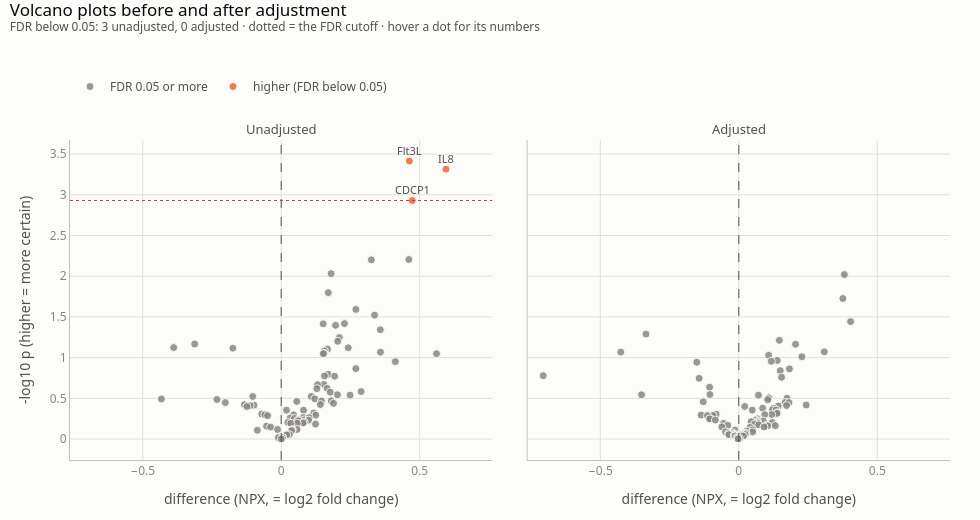

Here is the notebook cell this chart was saved with:
### Code cell
plot_volcano_pair(unadjusted, adjusted)

### Figure 1 — Plotly figure (JSON) as saved in the notebook; plotly's stock layout.template omitted (floating-point values rounded to 4 significant figures; data arrays with more than 128 entries replaced by an {"elided": "..."} marker saying what was removed)
{"data": [{"customdata": {"elided": "89x5 mixed values"}, "hovertemplate": "<b>%{customdata[0]}</b><br>difference %{x:+.2f} (%{customdata[1]:+.2f} to %{customdata[2]:+.2f})<br>p %{customdata[3]:.2g}<br>FDR %{customdata[4]:.2g}<extra></extra>", "legendgroup": "FDR 0.05 or more", "marker": {"color": "#898781", "line": {"color": "#fcfcfb", "width": 1}, "opacity": 0.85, "size": 8}, "mode": "markers", "name": "FDR 0.05 or more", "showlegend": true, "type": "scatter", "x": [0.4608, 0.3256, 0.18, 0.1701, 0.2696, 0.3371, 0.2285, 0.1516, 0.1963, 0.3578, 0.21, 0.204, -0.3123, -0.3882, 0.2421, -0.1746, 0.1671, 0.1561, 0.3584, 0.1548, 0.5607, 0.152, 0.4121, 0.2695, 0.1696, 0.1561, 0.1929, 0.154, 0.1312, 0.1661, 0.1288, 0.2885, 0.1771, 0.2029, 0.2487, 0.1085, -0.1028, 0.1214, -0.4325, -0.2319, 0.1806, 0.1452, 0.05618, -0.2017, 0.1887, 0.1415, -0.1329, -0.0983, -0.1122, -0.1238, 0.01904, 0.08058, 0.1178, -0.07038, -0.05876, 0.04461, 0.1247, -0.04903, 0.08042, 0.1008, 0.03223, 0.04788, 0.08319, 0.09915, 0.05942, 0.06228, 0.08297, 0.02386, 0.07919, 0.05811, 0.03444, 0.1238, -0.05301, -0.03839, -0.01319, 0.05727, 0.04007, 0.03788, -0.08601, 0.03756, 0.02951, 0.01605, 0.02029, -0.006588, -0.01011, 0.005432, 0.004197, 0.004426, 0.0001669], "xaxis": "x", "y": [2.205, 2.201, 2.032, 1.798, 1.592, 1.522, 1.418, 1.415, 1.397, 1.342, 1.246, 1.2, 1.167, 1.124, 1.121, 1.116, 1.105, 1.081, 1.067, 1.052, 1.049, 1.048, 0.9509, 0.865, 0.797, 0.775, 0.7716, 0.6708, 0.6684, 0.6219, 0.6189, 0.5827, 0.5754, 0.5436, 0.5393, 0.5233, 0.523, 0.4935, 0.4922, 0.4859, 0.4691, 0.4677, 0.4621, 0.4476, 0.4383, 0.4233, 0.4223, 0.4159, 0.4098, 0.3993, 0.3545, 0.3535, 0.3208, 0.3079, 0.2976, 0.2969, 0.2929, 0.2879, 0.2654, 0.2634, 0.2574, 0.2525, 0.2354, 0.2319, 0.2291, 0.2246, 0.2091, 0.2033, 0.1961, 0.1935, 0.1933, 0.1837, 0.1583, 0.147, 0.1177, 0.1175, 0.1138, 0.1096, 0.108, 0.1023, 0.05466, 0.0524, 0.05105, 0.01806, 0.01669, 0.01631, 0.01492, 0.0147, 0.0005191], "yaxis": "y"}, {"customdata": [["Flt3L", 0.2125, 0.7127, 0.0003844, 0.02227], ["IL8", 0.2693, 0.9206, 0.0004841, 0.02227], ["CDCP1", 0.1938, 0.7529, 0.001175, 0.03604]], "hovertemplate": "<b>%{customdata[0]}</b><br>difference %{x:+.2f} (%{customdata[1]:+.2f} to %{customdata[2]:+.2f})<br>p %{customdata[3]:.2g}<br>FDR %{customdata[4]:.2g}<extra></extra>", "legendgroup": "higher (FDR below 0.05)", "marker": {"color": "#eb6834", "line": {"color": "#fcfcfb", "width": 1}, "opacity": 0.85, "size": 8}, "mode": "markers", "name": "higher (FDR below 0.05)", "showlegend": true, "type": "scatter", "x": [0.4626, 0.595, 0.4733], "xaxis": "x", "y": [3.415, 3.315, 2.93], "yaxis": "y"}, {"customdata": {"elided": "92x5 mixed values"}, "hovertemplate": "<b>%{customdata[0]}</b><br>difference %{x:+.2f} (%{customdata[1]:+.2f} to %{customdata[2]:+.2f})<br>p %{customdata[3]:.2g}<br>FDR %{customdata[4]:.2g}<extra></extra>", "legendgroup": "FDR 0.05 or more", "marker": {"color": "#898781", "line": {"color": "#fcfcfb", "width": 1}, "opacity": 0.85, "size": 8}, "mode": "markers", "name": "FDR 0.05 or more", "showlegend": false, "type": "scatter", "x": [0.3813, 0.3758, 0.4037, -0.3351, 0.1465, 0.2048, 0.3088, -0.4262, 0.1079, 0.2277, 0.1389, 0.1174, -0.1515, 0.1828, 0.1497, -0.7061, 0.1544, -0.1432, -0.1055, -0.1043, -0.3511, 0.07091, 0.1083, 0.1741, 0.1045, -0.1284, 0.1673, 0.181, 0.2432, 0.1724, 0.1423, 0.02117, 0.08601, 0.1253, 0.1216, 0.1342, 0.04856, 0.1396, 0.1376, -0.08176, 0.119, 0.09383, -0.1361, -0.09354, -0.1134, 0.06787, -0.1029, -0.1054, -0.08461, 0.06072, 0.07559, 0.08843, 0.0679, 0.0448, 0.1214, 0.06807, 0.067, -0.05533, 0.05764, 0.07187, -0.03956, 0.09932, 0.1318, 0.1044, -0.06128, 0.0911, 0.04038, 0.05081, -0.01382, 0.02927, -0.04795, 0.05006, -0.02439, 0.02428, 0.02589, -0.03719, -0.01843, 0.02255, 0.007808, -0.03574, -0.01098, -0.01603, -0.01372, 0.01136, 0.009347, -0.01368, 0.01694, -0.006935, -0.003631, 0.002875, -0.002496, -0.002371], "xaxis": "x2", "y": [2.02, 1.726, 1.443, 1.289, 1.212, 1.164, 1.071, 1.068, 1.028, 1.012, 0.966, 0.9548, 0.943, 0.8619, 0.8402, 0.7781, 0.7586, 0.7459, 0.6366, 0.5466, 0.5437, 0.5384, 0.5061, 0.5021, 0.4835, 0.4578, 0.4493, 0.4475, 0.4179, 0.4114, 0.4065, 0.3996, 0.3793, 0.379, 0.3595, 0.3568, 0.3552, 0.3244, 0.3146, 0.3058, 0.3006, 0.3005, 0.2945, 0.2895, 0.2879, 0.249, 0.2484, 0.248, 0.2331, 0.2312, 0.2224, 0.2212, 0.2163, 0.2136, 0.2042, 0.2033, 0.1941, 0.193, 0.1843, 0.1741, 0.1683, 0.1674, 0.1644, 0.1618, 0.1494, 0.148, 0.1427, 0.1137, 0.1105, 0.09813, 0.08891, 0.08714, 0.07538, 0.07426, 0.0667, 0.06588, 0.05853, 0.0548, 0.05431, 0.05355, 0.05347, 0.04657, 0.04322, 0.04232, 0.04092, 0.03735, 0.03682, 0.01916, 0.007743, 0.00559, 0.00341, 0.002356], "yaxis": "y2"}], "layout": {"annotations": [{"font": {"color": "#52514e", "size": 13}, "showarrow": false, "text": "Unadjusted", "x": 0.24, "xanchor": "center", "xref": "paper", "y": 1.0, "yanchor": "bottom", "yref": "paper"}, {"font": {"color": "#52514e", "size": 13}, "showarrow": false, "text": "Adjusted", "x": 0.76, "xanchor": "center", "xref": "paper", "y": 1.0, "yanchor": "bottom", "yref": "paper"}, {"font": {"color": "#52514e", "size": 11}, "showarrow": false, "text": "Flt3L", "x": 0.4626, "xref": "x", "y": 3.415, "yref": "y", "yshift": 11}, {"font": {"color": "#52514e", "size": 11}, "showarrow": false, "text": "IL8", "x": 0.595, "xref": "x", "y": 3.315, "yref": "y", "yshift": 11}, {"font": {"color": "#52514e", "size": 11}, "showarrow": false, "text": "CDCP1", "x": 0.4733, "xref": "x", "y": 2.93, "yref": "y", "yshift": 11}], "font": {"color": "#52514e", "family": "system-ui, -apple-system, 'Segoe UI', sans-serif", "size": 12}, "height": 520, "hoverlabel": {"bgcolor": "white", "font": {"color": "#0b0b0b", "family": "system-ui, -apple-system, 'Segoe UI', sans-serif"}}, "legend": {"font": {"color": "#52514e"}, "orientation": "h", "title": {"font": {"color": "#52514e"}, "text": ""}, "x": 0, "xanchor": "left", "y": 0.8615, "yanchor": "top", "yref": "container"}, "margin": {"b": 60, "l": 70, "r": 30, "t": 140}, "paper_bgcolor": "#fcfcfb", "plot_bgcolor": "#fcfcfb", "shapes": [{"line": {"color": "#52514e", "dash": "dash", "width": 1}, "type": "line", "x0": 0, "x1": 0, "xref": "x", "y0": 0, "y1": 1, "yref": "y domain"}, {"line": {"color": "#d03b3b", "dash": "dot", "width": 1}, "type": "line", "x0": 0, "x1": 1, "xref": "x domain", "y0": 2.93, "y1": 2.93, "yref": "y"}, {"line": {"color": "#52514e", "dash": "dash", "width": 1}, "type": "line", "x0": 0, "x1": 0, "xref": "x2", "y0": 0, "y1": 1, "yref": "y2 domain"}], "title": {"font": {"color": "#0b0b0b", "size": 17}, "text": "Volcano plots before and after adjustment<br><sup style='color:#52514e'>FDR below 0.05: 3 unadjusted, 0 adjusted · dotted = the FDR cutoff · hover a dot for its numbers</sup>", "x": 0.01, "xanchor": "left", "y": 0.9692, "yanchor": "top", "yref": "container"}, "width": 980, "xaxis": {"anchor": "y", "domain": [0.0, 0.48], "gridcolor": "#e1e0d9", "linecolor": "#c3c2b7", "range": [-0.7625, 0.7625], "tickfont": {"color": "#898781"}, "title": {"text": "difference (NPX, = log2 fold change)"}, "zeroline": false}, "xaxis2": {"anchor": "y2", "domain": [0.52, 1.0], "gridcolor": "#e1e0d9", "linecolor": "#c3c2b7", "range": [-0.7625, 0.7625], "tickfont": {"color": "#898781"}, "title": {"text": "difference (NPX, = log2 fold change)"}, "zeroline": false}, "yaxis": {"anchor": "x", "domain": [0.0, 1.0], "gridcolor": "#e1e0d9", "linecolor": "#c3c2b7", "tickfont": {"color": "#898781"}, "title": {"text": "-log10 p (higher = more certain)"}, "zeroline": false}, "yaxis2": {"anchor": "x2", "domain": [0.0, 1.0], "gridcolor": "#e1e0d9", "linecolor": "#c3c2b7", "matches": "y", "showticklabels": false, "tickfont": {"color": "#898781"}, "zeroline": false}}}
